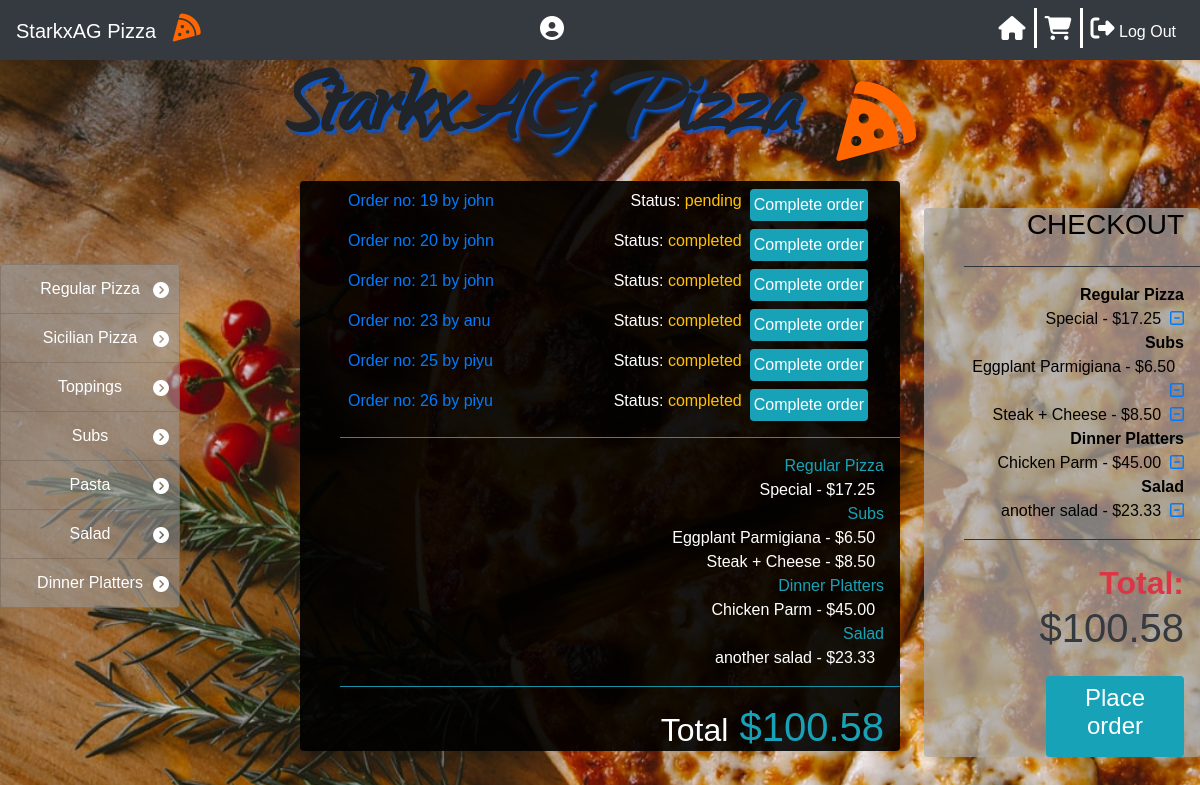
/orders_manager/john/19, run on the app's committed database.
### orders/models.py (models this page shows, shortened)
class Category(models.Model):
    name=models.CharField(max_length=64)
    def __str__(self):
        return f"{self.name}"

class User_order(models.Model):
    user=models.ForeignKey(User,on_delete=models.CASCADE)
    order_number=models.IntegerField()
    topping_allowance=models.IntegerField(default=0)
    status=models.CharField(max_length=64,default='initiated')

class Order2(models.Model):
    user=models.ForeignKey(User,on_delete=models.CASCADE)
    number=models.IntegerField()
    category=models.CharField(max_length=64,null=True)
    name=models.CharField(max_length=64)
    price=models.DecimalField(max_digits=4,decimal_places=2)
    def __str__(self):
        return f"{self.name} - ${self.price} "

### orders/views.py (the view)
# urls.py: path("orders_manager/<str:user>/<str:order_number>", views.orders_manager, name="orders_manager"),
def orders_manager(request,user,order_number):
    user=User.objects.get(username=user)
    context = {
        "Checkout":Order2.objects.filter(user=user,number=order_number),
        "Checkout_category":Order2.objects.filter(user=user,number=order_number).values_list('category').distinct(),
        "Total":list(Order2.objects.filter(user=user,number=order_number).aggregate(Sum('price')).values())[0],
        "user":request.user,
        "Category": Category.objects.all(),
        "Order_number":order_number,
        "All_orders":User_order.objects.exclude(status='initiated')
    }
    return render(request,"orders_manager.html",context)

### orders/templates/orders_manager.html (shortened to what this page needs)
{% extends 'layout.html' %}
{% block body %}
<div class=' text-left pr-3'>
            <ul >
                {% for row in All_orders%}
                <li class='p-2' >
                    <a href="{% url 'orders_manager' row.user row.order_number  %}"><span>Order no: {{row.order_number}} by {{row.user}}</span></a>
                    <a href="{% url 'complete_order' row.user row.order_number  %}"><span class='float-right mx-2 p-1 bg-info rounded text-white'>Complete order</span></a>
                    <span class='float-right'>Status: <span class='text-warning'>{{row.status}}</span></span>
                </li>
                {% endfor %}
            </ul>
        </div>
        <ul>
            <hr class='bg-info'>
            {% for check_cat in Checkout_category %}
                <li class='text-info text-right pr-3'>{{check_cat|cut:"("|cut:")"|cut:","|cut:"'"}}</li>
                {% for row in Checkout %}
                {% if row.category == check_cat|cut:"("|cut:")"|cut:","|cut:"'"  %}
                <li class='pr-3 text-right'>{{row}}&nbsp;</li>
                {% endif %}
                {% endfor %}
            {% endfor %}
            <hr class='bg-info'>
            <li class='text-info text-right pr-3 '><h1><small class='text-white'>Total</small> ${{Total|floatformat:2}}</h1></li>
        </ul>
{% endblock %}

### orders/templates/layout.html (shortened to what this page needs)
<!DOCTYPE html>
<html style="height:100%">
<head>
    {% load static %}
    <link rel="stylesheet" href="https://stackpath.bootstrapcdn.com/bootstrap/4.5.0/css/bootstrap.min.css">
    <link rel="stylesheet" type="text/css" href="{% static 'styles.css' %}">
    <link rel="stylesheet" href="https://cdnjs.cloudflare.com/ajax/libs/font-awesome/4.7.0/css/font-awesome.min.css">
</head>
<body>
    {% if Category %}
    <nav class="navbar navbar-expand-sm bg-dark navbar-dark fixed-top">
        <a class="navbar-brand" href="/">StarkxAG Pizza &nbsp;
            <i class='fas fa-pizza-slice' style='font-size:28px; color:#ff6600'></i>
        </a>
        <div style="position: absolute; left: 45%; color: white;">
            {% if not user.is_superuser %}
                <i class='fa fa-user-circle' style='font-size:24px; color: white;'>&nbsp;
            {% endif %}
            </i>
        </div>
        <div class="navbar-collapse collapse" id="navbarNavDropdown">
            <ul class="navbar-nav ml-auto">
                <li class="nav-item"><a class="nav-link" href="{% url 'index' %}"><i class="fa fa-home" style="font-size:24px; color: white;"></i></a></li><div class="vl"></div>
                    {% if user.is_superuser %}
                    <li class="nav-item"><a class="nav-link" href="{% url 'orders_manager' user Order_number %}"><i class='fas fa-clipboard-list' style='font-size:24px; color: white;'></i><span style="color: white;"> Order Manager</span></a></li><div class="vl"></div>
                    {% else %}
                    <li class="nav-item"><a class="nav-link" href="{% url 'my_orders' Order_number %}"><i class='fas fa-shopping-cart' style='font-size:24px; color: white;'></i></a></li><div class="vl"></div>
                    {% endif %}
                    <li class="nav-item"><a class="nav-link" href="{% url 'logout' %}"><i class='fas fa-sign-out-alt' style='font-size:24px; color: white;'></i><span style="color: white;"> Log Out</span></a></li>
                </ul>
            </div>
        </nav>
        {% endif %}
        <div class="midbox">
            <p id="logo" class="text-center font-weight-bold">StarkxAG Pizza &nbsp</p><i class='fas fa-pizza-slice' style='font-size:80px; color:#ff6600'></i>
        </div>
    {% if not user.is_superuser %}
        <div id='category' class="list-group text-center fixed-left">
            {% for category in Category %}
            <a href="{% url 'menu' category  %}" class="list-group-item list-group-item-action">{{category}}
                    <i class="fa fa-chevron-circle-right" style="position: absolute; right: 10px; padding-top: 5px;"></i>
            </a>
            {% endfor %}
        </div>
    {% endif %}
    <div id='center_box' class='w-50  mx-auto rounded '>
        {% block body%}
        {% endblock %}
    </div>
    {% if not user.is_superuser %}
        <div id='checkout' class='list-group text-right '>
            {% if Category %}
            <h3 class=' text-right pr-3'>CHECKOUT</h3>
            <ul >
                <hr class='bg-dark'>
                {% for check_cat in Checkout_category %}
                <li class='text-right pr-3'><b>{{check_cat|cut:"("|cut:")"|cut:","|cut:"'"}}</b></li>
                {% for row in Checkout %}
                {% if row.category == check_cat|cut:"("|cut:")"|cut:","|cut:"'"  %}
                <li class='pr-3'>{{row}}&nbsp;<a href="{% url 'delete' row.category row.name row.price %}"><i class="fa fa-minus-square-o"></i></a></li>
                {% endif %}
                {% endfor %}
                {% endfor %}
                <hr class='bg-dark'>
                <li class='text-dark text-right pr-3 '><h1><small class='text-danger'><b>Total: </b></small> ${{Total|floatformat:2}}</h1></li>
            </ul>
            <a id='place_order'  href="{% url 'my_orders' Order_number %}"><div  class='bg-info w-50 rounded p-2  ml-auto mr-3 text-center text-white '><h4>Place order</h4></div></a>
            {% endif %}
        </div>
    {% endif %}
</body>
</html>

### orders/static/styles.css (style rules this page uses)
body { font-family: 'Varela Round', sans-serif; background: url("/static/pizza_bg.jpg"); background-size: cover; background-attachment: fixed; }
.midbox { display: flex; justify-content: center; align-items: center; margin-top: 30px; }
.vl { border-left: 3px solid white; height: 40px; }
#category { position: fixed; top:33%; width:15%; }
#category a { color:white; background-color: rgba(152,152,152,0.6); }
#logo { padding:0px; font-family: webLogo ; font-size: 110px; text-shadow: 3px 3px 3px rgb(5, 87, 211); }
#logo a:link, #place_order:link, #confirm_order:link { color:rgb(28, 170, 253); }
#center_box,#username { background-color: rgba(0, 0, 0, 0.9); color: white; margin-top: -30px; }
#checkout { background-color: rgba(170,170,170,0.7); position: fixed; top:26%; right:0%; width:23%; height: auto + 10px; color: black; }
li { list-style-type: none; }

### data on the page
Category: name "Regular Pizza"
Category: name "Sicilian Pizza"
Category: name "Toppings"
Category: name "Subs"
Category: name "Pasta"
Category: name "Salad"
Category: name "Dinner Platters"
User_order: order_number "19", user "john", status "pending"
User_order: order_number "20", user "john", status "completed"
User_order: order_number "21", user "john", status "completed"
User_order: order_number "23", user "anu", status "completed"
User_order: order_number "25", user "piyu", status "completed"
User_order: order_number "26", user "piyu", status "completed"
Order2: name+price "Special - $17.25"
Order2: name+price "Eggplant Parmigiana - $6.50"
Order2: name+price "Steak + Cheese - $8.50"
Order2: name+price "Chicken Parm - $45.00"
Order2: name+price "another salad - $23.33"

### other printed values
{{ check_cat|cut:"("|cut:")"|cut:","|cut:"'" }} "Regular Pizza" "Subs" "Dinner Platters" "Salad"
{{ Total|floatformat:2 }} "100.58"
